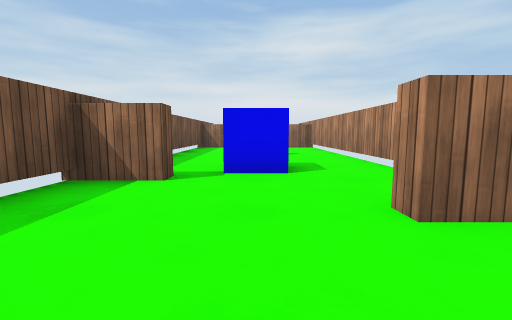
View 1 (above)

12 first-person views from a walk through a 3-D level made in the Unity game engine. The camera is 0.62 m above the floor, tilts 6° down and sees 90° across. The floor is counted in squares, 1 m on a side. Each view is taken from the middle of a square. On the plan, view 1 faces up. The plan holds only what a view shows up to about 9 squares ahead; the rest is blank. Surface patterns are stand-ins for the level's own textures.

View 2
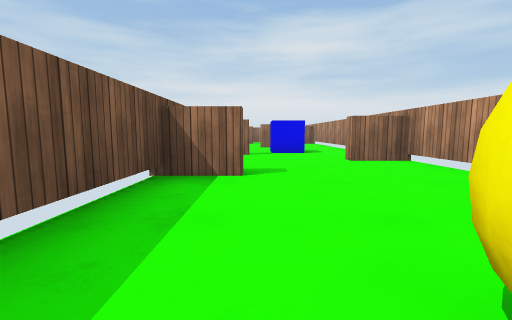

View 3
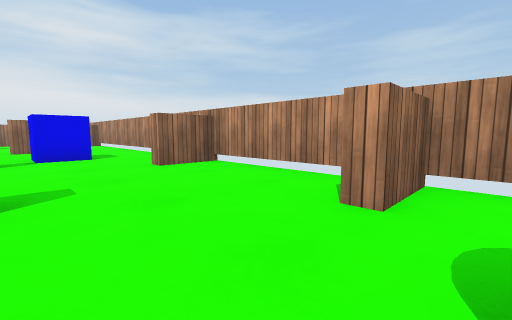

View 4
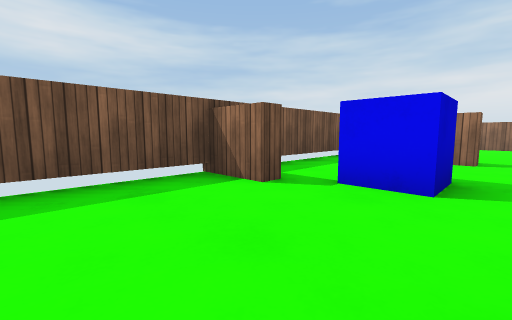

View 5
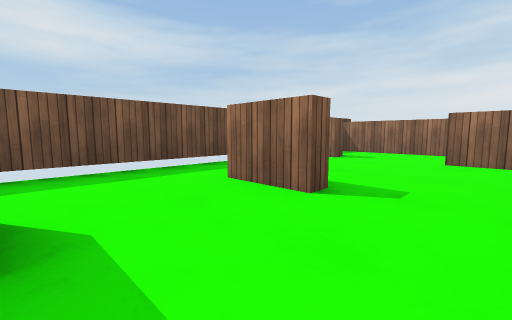

View 6
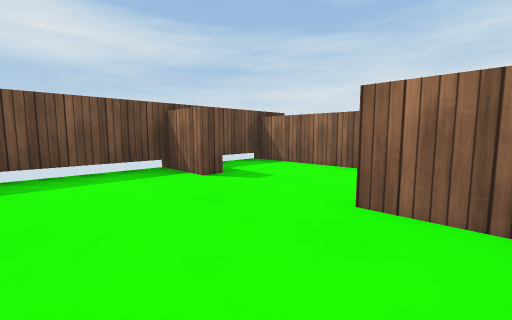

View 7
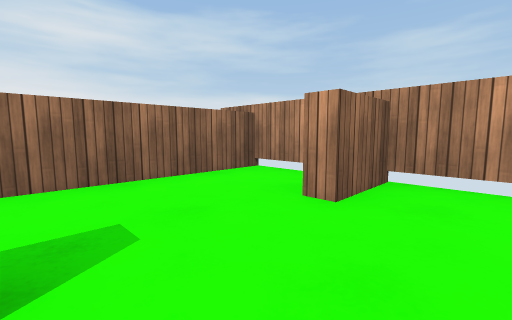

View 8
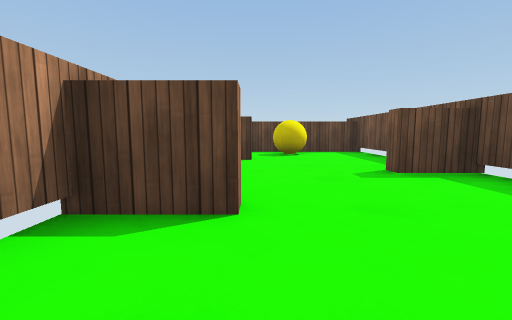

View 9
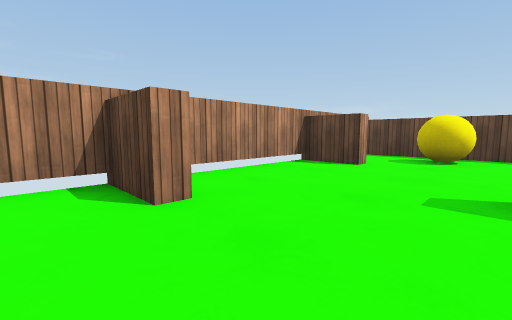

View 10
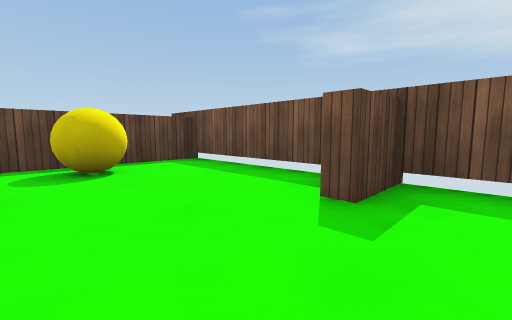

View 11
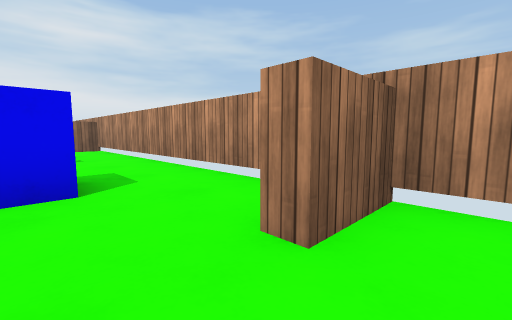

View 12
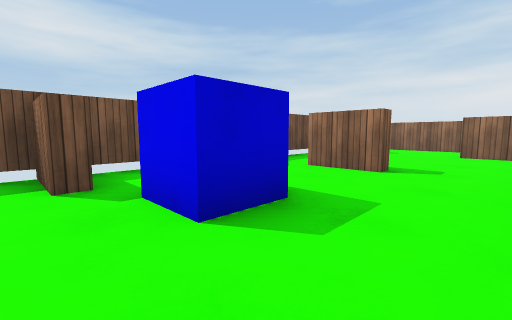

### Floor plan
Points are (right, up) in squares from view 1. A wall is a line through its corners. A room is listed if a view was taken in it or the views show most of it. See-through windows are left out.
Room 1 (views 1, 2, 3, 4, 10, 11)
walls: (1.1, -2.3) (1.1, -2) (2.4, -2) (2.4, 1.7) (1.1, 1.7) (1.1, 2.1); (-1.2, 3.3) (-2.4, 3.3) (-2.4, 0.1) (-1.2, 0.1) (-1.2, -0.3) (-2.4, -0.3) (-2.4, -4.6) (2, -4.6)
ways out: opening at (-0.5, 2.2) to room 2
objects: yellow ball (0, -4) to (0, -3)
Room 2 (views 5, 6, 7, 8, 9, 12)
walls: (0.6, 7.6) (0.6, 7.2) (-0.9, 7.2); (-1.2, 11.5) (-1.2, 11.1) (-2.4, 11.1) (-2.4, 3.9); (-1.2, 3.8) (-1.2, 3.3); (2.4, 12.2) (2.4, 13.4) (-2.4, 13.4) (-2.4, 12.4); (1.1, 2.1) (2.4, 2.1) (2.4, 11.1) (1.1, 11.1) (1.1, 11.5)
ways out: opening at (-0.5, 2.2) to room 1; gap at (-1, 4)
objects: blue cube (0, 4) to (0, 5)

Where each view was taken, in squares from view 1:
view 1: 0 up, 0 right, facing up
view 2: 4 down, 1 left, facing up
view 3: 3 down, 1 left, facing up-right
view 4: 1 up, 1 right, facing up-left
view 5: 5 up, 2 right, facing up-left
view 6: 9 up, 2 right, facing up-left
view 7: 10 up, 1 left, facing up-right
view 8: 4 up, 1 right, facing down
view 9: 3 up, 1 left, facing down-right
view 10: 1 up, 1 right, facing down-left
view 11: 1 up, 0 right, facing up-right
view 12: 3 up, 2 right, facing up-left
